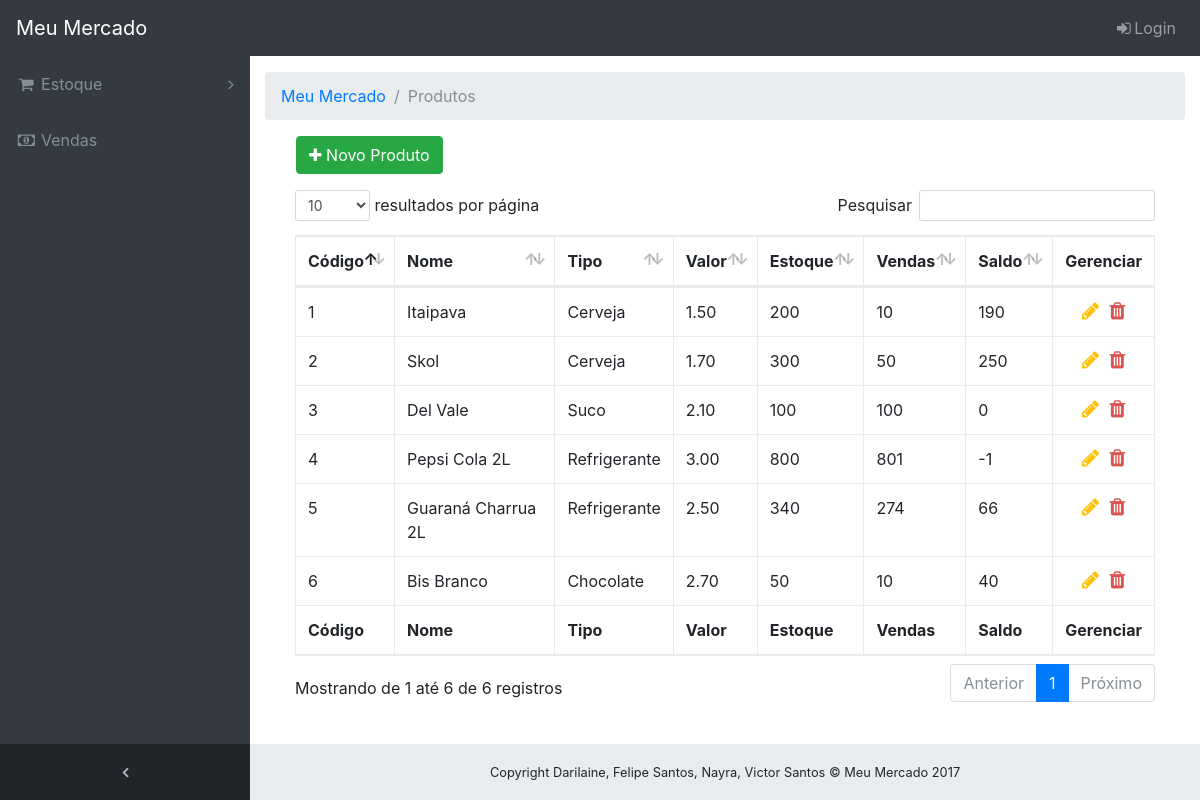
/produtos.php, run on the app's committed database.
### tables this page shows
CREATE TABLE `produtos` (
  `ID` int(6) UNSIGNED NOT NULL,
  `Nome` varchar(50) NOT NULL,
  `Tipo` int(6) UNSIGNED NOT NULL,
  `Valor` decimal(15,2) NOT NULL,
  `Estoque` int(6) UNSIGNED NOT NULL
);

CREATE TABLE `tipos` (
  `ID` int(6) UNSIGNED NOT NULL,
  `Nome` varchar(50) NOT NULL
);

### produtos.php (the view, shortened to what this page needs)
<!DOCTYPE html>
<html lang="pt-br">
  <head>
    <link href="vendor/bootstrap/css/bootstrap.min.css" rel="stylesheet">
    <link href="vendor/font-awesome/css/font-awesome.min.css" rel="stylesheet" type="text/css">
    <link href="vendor/datatables/dataTables.bootstrap4.css" rel="stylesheet">
    <link href="css/remodal.css" rel="stylesheet" type="text/css">
    <link href="css/remodal-default-theme.css" rel="stylesheet" type="text/css">
    <link href="css/sb-admin.css" rel="stylesheet">
  </head>
  <?php
    include ("includes/dbconnect.php");
    $consulta = $conexao->prepare("SELECT produtos.ID, produtos.Nome, produtos.Tipo as TipoID, tipos.Nome AS Tipo, produtos.Valor, produtos.Estoque, IF(sum(vendas_itens.Quantidade) is NULL, 0, sum(vendas_itens.Quantidade)) AS Vendas, produtos.Estoque - IF(sum(vendas_itens.Quantidade) is NULL, 0, sum(vendas_itens.Quantidade)) AS Saldo FROM produtos inner JOIN tipos on produtos.Tipo = tipos.ID LEFT JOIN vendas_itens on produtos.ID = vendas_itens.ProdutoID GROUP BY vendas_itens.ProdutoID, produtos.ID ORDER by produtos.ID");
    $consulta->execute();
    $registros = $consulta->fetchAll();
  ?>
  <body class="fixed-nav sticky-footer bg-dark" id="page-top">
    <?php include ('includes/menu.php'); ?>
    <div class="content-wrapper">
      <div class="container-fluid">
        <ol class="breadcrumb">
          <li class="breadcrumb-item"><a href="index.php">Meu Mercado</a></li>
          <li class="breadcrumb-item active">Produtos</li>
        </ol>
        <div class="col-md-12">
          <a class="btn btn-success form-group btnCreate" <?php echo (isset($_SESSION['usuarioID']) != "" ? "href='#editModal'" : "href='login.php' data-toggle='tooltip' title='Você precisa estar logado para cadastrar.'"); ?>>
            <span><i class="fa fa-plus" aria-hidden="true"></i> Novo Produto</span>
          </a>
          <br>
          <table id="dataTable" class="table table-bordered" width="100%" id="dataTable" cellspacing="0">
            <thead>
              <tr>
                <th width="50px">Código</th>
                <th>Nome</th>
                <th>Tipo</th>
                <th>Valor</th>
                <th>Estoque</th>
                <th>Vendas</th>
                <th>Saldo</th>
                <th width="50px">Gerenciar</th>
              </tr>
            </thead>
            <tfoot>
              <tr>
                <th>Código</th>
                <th>Nome</th>
                <th>Tipo</th>
                <th>Valor</th>
                <th>Estoque</th>
                <th>Vendas</th>
                <th>Saldo</th>
                <th>Gerenciar</th>
              </tr>
            </tfoot>
            <tbody>
              <?php
                foreach ($registros as $key => $value)
                {
                  echo "<tr>";
                  echo  "<td class='produtoID' data-id='" . $value['ID'] . "'>" . $value['ID'] . "</td>";
                  echo  "<td class='produtoNome'>" . $value['Nome'] . "</td>";
                  echo  "<td class='produtoTipo' data-tipo='" . $value['TipoID'] . "'>" . $value['Tipo'] . "</td>";
                  echo  "<td class='produtoValor'>" . $value['Valor'] . "</td>";
                  echo  "<td class='produtoEstoque'>" . $value['Estoque'] . "</td>";
                  echo  "<td class='produtoVendas'>" . $value['Vendas'] . "</td>";
                  echo  "<td class='produtoSaldo'>" . $value['Saldo'] . "</td>";
                  echo  "<td class='text-center'>";
                  echo    "<a " . (isset($_SESSION['usuarioID']) != "" ? "href='#editModal'" : "href='login.php' data-toggle='tooltip' data-placement='left' title='Você precisa estar logado para editar.'") . " class='btnEdit'><i class='fa fa-pencil' aria-hidden='true'></i></a> ";
                  echo    "<a " . (isset($_SESSION['usuarioID']) != "" ? "href='#deleteModal'" : "href='login.php' data-toggle='tooltip' data-placement='left' title='Você precisa estar logado para deletar.'") . " class='btnDelete'><i class='fa fa-trash' aria-hidden='true'></i></a>";
                  echo  "</td>";
                  echo "</tr>";
                }
              ?>
            </tbody>
          </table>
          <br>
        </div>
      </div>
    </div>
  </body>
</html>

### css/sb-admin.css (style rules this page uses)
html { position: relative; min-height: 100%; }
body.sticky-footer { margin-bottom: 56px; }
body.sticky-footer .content-wrapper { min-height: calc(100vh - 56px - 56px); }
body.fixed-nav { padding-top: 56px; }
.content-wrapper { min-height: calc(100vh - 56px); padding-top: 1rem; }
.content-wrapper { overflow-x: hidden; background: white; }
@media (min-width: 992px) { .content-wrapper { margin-left: 250px; } }
footer.sticky-footer { position: absolute; right: 0; bottom: 0; width: 100%; height: 56px; background-color: #e9ecef; line-height: 55px; }
@media (min-width: 992px) { footer.sticky-footer { width: calc(100% - 250px); } }
small { text-align: center; }
.btnCreate { margin-left: 1rem; }
.btnEdit i, .btnDelete i { font-size: 20px; margin-right: 3px; margin-left: 3px; }
.btnDelete i { color: #d9534f; }
.btnEdit i { color: #ffc107; }

### data on the page
produtos: ID "1", Nome "Itaipava", Tipo.Nome "Cerveja", Valor "1.50", Estoque "200", Vendas "10", Saldo "190"
produtos: ID "2", Nome "Skol", Tipo.Nome "Cerveja", Valor "1.70", Estoque "300", Vendas "50", Saldo "250"
produtos: ID "3", Nome "Del Vale", Tipo.Nome "Suco", Valor "2.10", Estoque "100", Vendas "100", Saldo "0"
produtos: ID "4", Nome "Pepsi Cola 2L", Tipo.Nome "Refrigerante", Valor "3.00", Estoque "800", Vendas "801", Saldo "-1"
produtos: ID "5", Nome "Guaraná Charrua 2L", Tipo.Nome "Refrigerante", Valor "2.50", Estoque "340", Vendas "274", Saldo "66"
produtos: ID "6", Nome "Bis Branco", Tipo.Nome "Chocolate", Valor "2.70", Estoque "50", Vendas "10", Saldo "40"
